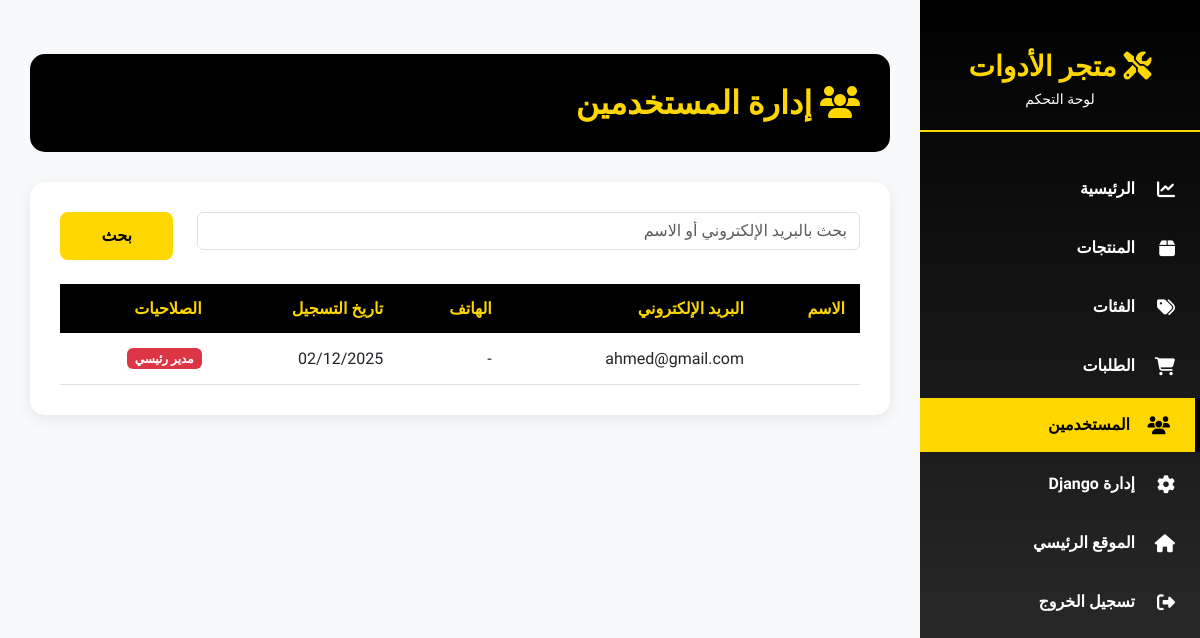
The app's page /admin-panel/users/ (signed in), older data.
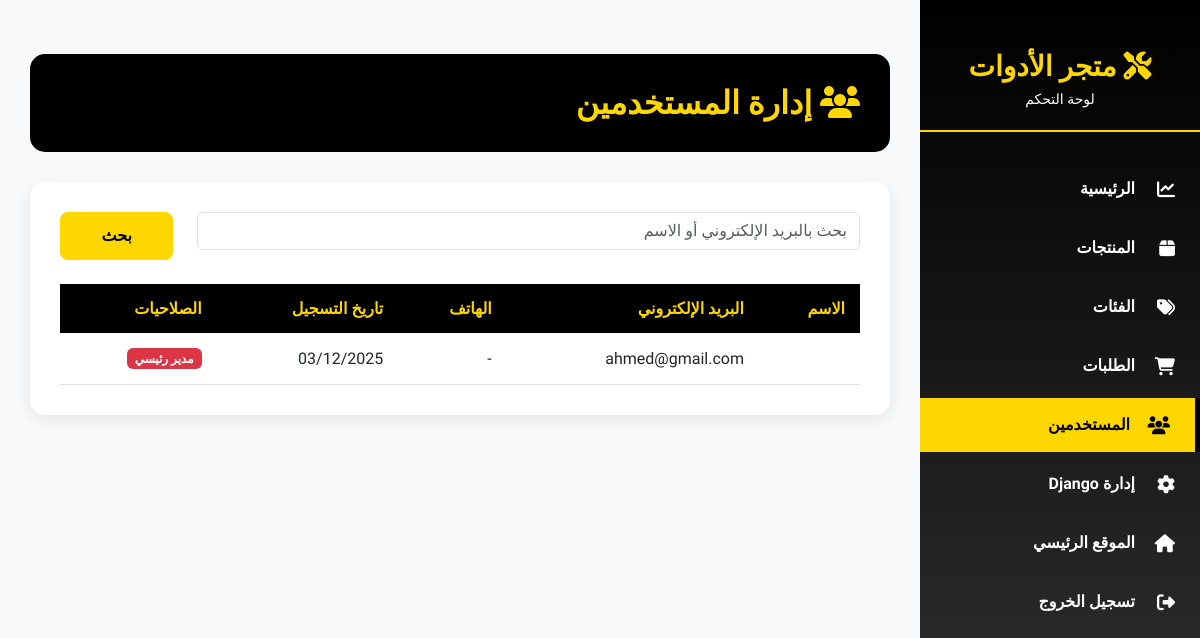
The same page, newer data.
### accounts/models.py (models this page shows, shortened)
class CustomUser(AbstractUser):
    username = None  # نحذف الحقل الافتراضي
    email = models.EmailField(unique=True)  # نستخدم الإيميل بدلًا منه
    image = models.ImageField(upload_to='user_images/', blank=True, null=True)
    phone_number = models.CharField(max_length=15, blank=True)
    address = models.TextField(blank=True, max_length=500)
    bio = models.TextField(blank=True)
    birth_date = models.DateField(blank=True, null=True)
    USERNAME_FIELD = 'email'      # تحديد الإيميل كحقل تسجيل دخول
    REQUIRED_FIELDS = []          # لا نطلب حقول إضافية أثناء إنشاء المستخدم من CLI
    objects = CustomUserManager()  # تعيين مدير المستخدم المخصص

### admin_panel/views.py (the view)
# urls.py: path('users/', views.admin_users_list, name='users-list'),
@admin_required
def admin_users_list(request):
    users = CustomUser.objects.all().order_by('-date_joined')
    search = request.GET.get('search', '')
    if search:
        users = users.filter(email__icontains=search) | users.filter(first_name__icontains=search)
    context = {
        'users': users,
        'search': search,
    }
    return render(request, 'admin_panel/users_list.html', context)

### accounts/custom_context_processor.py (called while the page is built)
def custom_user_context(request):
    if request.user.is_authenticated:
        user = request.user
        return {
            'user': user,
        }
    return {}

### orders/cart_context_processor.py (called while the page is built, shortened)
def get_cart_data(request):
    if request.user.is_authenticated:
        cart, created = Cart.objects.get_or_create(user=request.user, status='Inprogress')
        cart_detail = CartDetail.objects.filter(cart=cart)
        return {
            'cart_data': cart,
            'cart_detail_data': cart_detail,
        }

### admin_panel/templates/admin_panel/users_list.html (shortened to what this page needs)
{% extends 'admin_panel/base.html' %}
{% load i18n %}
{% block content %}
<div class="page-header">
 <h1>
  <i class="fas fa-users">
  </i>
  {% trans "إدارة المستخدمين" %}
 </h1>
</div>
<div class="content-card">
 <form class="row mb-4" method="GET">
  <div class="col-md-10">
   <input class="form-control" name="search" placeholder="{% trans "بحث بالبريد الإلكتروني أو الاسم" %}" type="text" value="{{ search }}"/>
  </div>
  <div class="col-md-2">
   <button class="btn-admin-primary w-100" type="submit">
    {% trans "بحث" %}
   </button>
  </div>
 </form>
 {% if users %}
 <table class="admin-table">
  <thead>
   <tr>
    <th>
     {% trans "الاسم" %}
    </th>
    <th>
     {% trans "البريد الإلكتروني" %}
    </th>
    <th>
     {% trans "الهاتف" %}
    </th>
    <th>
     {% trans "تاريخ التسجيل" %}
    </th>
    <th>
     {% trans "الصلاحيات" %}
    </th>
   </tr>
  </thead>
  <tbody>
   {% for user in users %}
   <tr>
    <td>
    </td>
    <td>
     {{ user.email }}
    </td>
    <td>
     {{ user.phone_number|default:"-" }}
    </td>
    <td>
     {{ user.date_joined|date:"d/m/Y" }}
    </td>
    <td>
     {% if user.is_superuser %}
     <span class="badge bg-danger">
      {% trans "مدير رئيسي" %}
     </span>
     {% elif user.is_staff %}
     <span class="badge bg-warning">
      {% trans "موظف" %}
     </span>
     {% else %}
     <span class="badge bg-secondary">
      {% trans "مستخدم عادي" %}
     </span>
     {% endif %}
    </td>
   </tr>
   {% endfor %}
  </tbody>
 </table>
 {% else %}
 <p class="text-center text-muted">
  {% trans "لا يوجد مستخدمين" %}
 </p>
 {% endif %}
</div>
{% endblock %}

Row changes from the older to the newer data that the page shows:
changed CustomUser "ahmed@gmail.com": date_joined "02/12/2025" → "03/12/2025"
